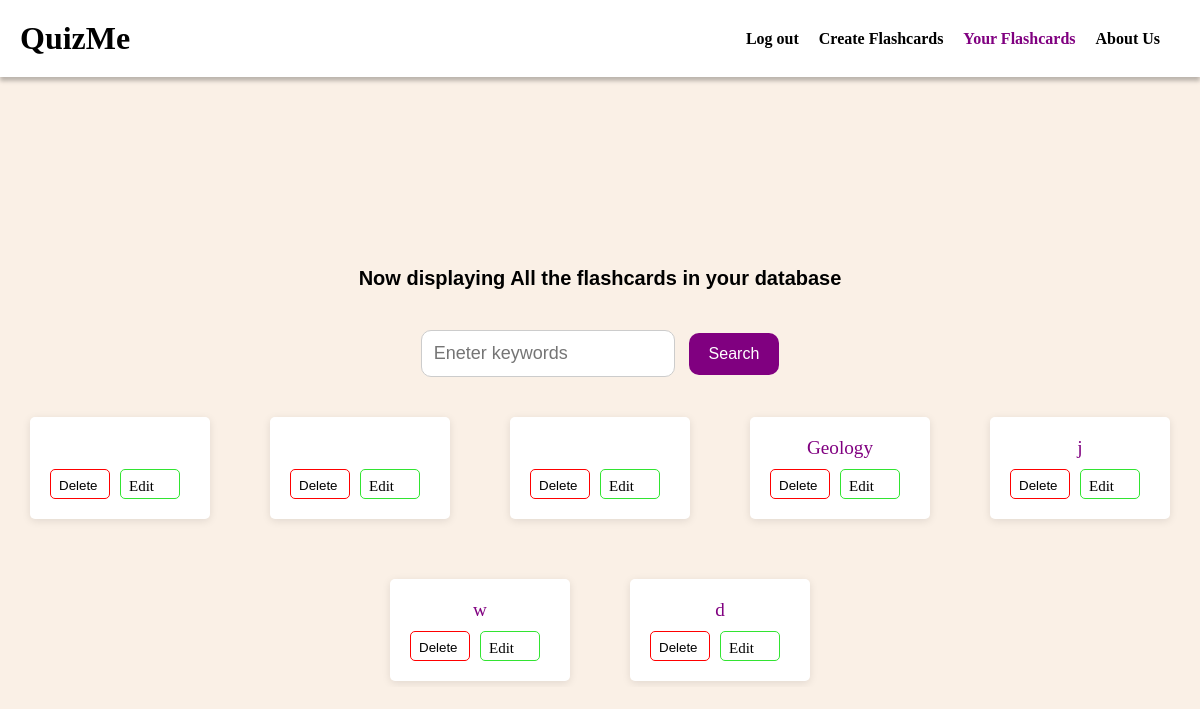
The page /your-flashcards (signed in) on the database as committed earlier.
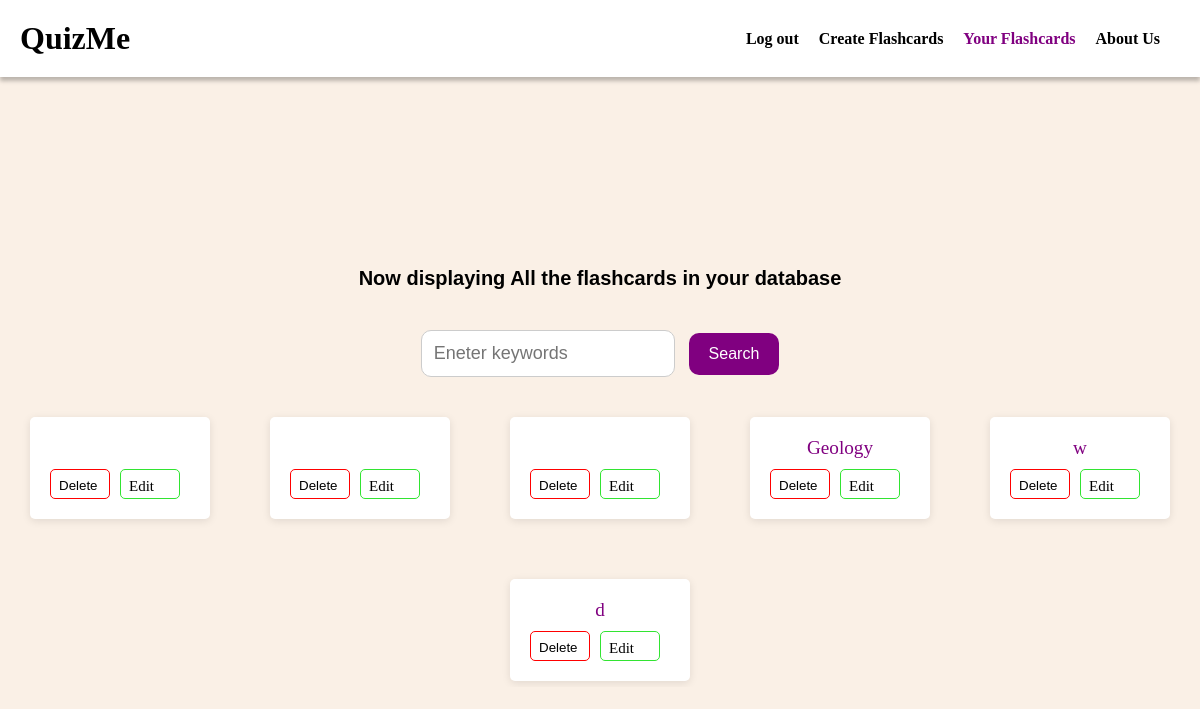
The same page on the database as committed later.
### run.py (models this page shows, shortened)
class FlashcardSet(db.Model):
    id = db.Column(db.Integer, primary_key=True)
    name = db.Column(db.String(100), nullable=False)
    user_id = db.Column(db.Integer, db.ForeignKey('user.id'), nullable=False)
    flashcards = db.relationship('Flashcard', backref='flashcard_set', lazy=True, cascade='all, delete-orphan')  # Add cascade option

### run.py (the view, shortened to what this page needs)
@app.route('/your-flashcards', methods=['GET', 'POST'])
def your_flashcards():
    if 'user_id' not in session:
        return render_template('login.html', error_message="Please log in to access your flashcards.")
    user_id = session['user_id']
    user = User.query.get(user_id)
    flashcard_sets = user.flashcards
    return render_template('your-flashcards.html', flashcard_sets=flashcard_sets)

### templates/your-flashcards.html (shortened to what this page needs)
<!DOCTYPE html>
<html lang="en">
<head>
  <link rel="stylesheet" href="{{ url_for('static', filename='style.css') }}">
</head>
<body>
  <header>
    <div class="logo-container">
      <h1><b>QuizMe</b></h1>
    </div>
    <nav>
      <ul>
        <li><a href="{{ url_for('index') }}">Log out</a></li>
        <li><a href="{{ url_for('get_started') }}">Create Flashcards</a></li>
        <li><a href="{{ url_for('your_flashcards') }}" class="active">Your Flashcards</a></li>
        <li><a href="{{ url_for('about_us') }}">About Us</a></li>
      </ul>
    </nav>
  </header>
  <section class="hero">
    <h1 class="subtitle">Now displaying All the flashcards in your database</h1>
    <form id="searchForm" action="{{ url_for('search_flashcard_sets') }}" method="POST">
      <input type="text" id = "search" name="search_keywords" placeholder="Eneter keywords">
      <button type="submit" id="login-button">Search</button>
    </form>
  <div class="flashcard-list-container">
    <div class="flashcard-list">
      {% if flashcard_sets %}
        {% for flashcard_set in flashcard_sets %}
          <div class="flashcard-set-card">
              <a href="{{ url_for('single_flashcard', flashcard_set_name=flashcard_set.name) }}">{{ flashcard_set.name }}</a>
              <div class="side">
              <button class="delete_button" onclick="deleteFlashcardSet('{{ flashcard_set.name }}')">Delete</button>
              <a href="{{ url_for('edit_flashcard_set', flashcard_set_name=flashcard_set.name) }}" class="edit-button"><p id = "edit"> Edit </p></a>
            </div>
          </div>
        {% endfor %}
      {% else %}
        <p id = "subtitle">No matching flashcard set was found</p>
      {% endif %}
    </div>
  </div>
  </section>
</body>
</html>

### static/style.css (style rules this page uses)
* { box-sizing: border-box; margin: 0; padding: 0; }
body { font-family: popping; background-color: linen; overflow-y: scroll; flex-direction: row; color: black; }
header { display: flex; align-items: center; justify-content: space-between; padding: 20px; background-color: white; box-shadow: 0px 4px 4px #00000040; width: 100%; }
h1 { color: black; }
nav ul { list-style: none; display: flex; }
nav ul li { margin-right: 20px; }
nav ul li a { text-decoration: none; color: black; font-weight: bold; }
nav ul li a.active { color: purple; }
.hero { text-align: center; padding: 100px 0; height: 100vh; display: flex; flex-direction: column; justify-content: center; align-items: center; }
.hero h1 { color: black; font-size: 36px; font-weight: bold; margin-bottom: 20px; }
.hero .subtitle { color: black; font-size: 20px; margin-bottom: 40px; font-family: Verdana, Geneva, Tahoma, sans-serif; }

### templates/your-flashcards.html (style rules this page uses)
.flashcard-set-card { background-color: white; border-radius: 5px; margin: 20px; padding: 20px; box-shadow: 0 2px 9px rgba(0, 0, 0, 0.1); display: inline-flex; flex-direction: column; justify-content: space-between; min-width: 20px; position: relative; }
.flashcard-list { display: flex; flex-wrap: wrap; justify-content: center; gap: 20px; margin: 10px; }
.flashcard-set-card a { color: purple; font-size: larger; text-decoration: none; }
#login-button { background-color: purple; color: #fff; border: none; border-radius: 10px; padding: 12px 20px; margin-left: 10px; font-size: 16px; cursor: pointer; }
#search { width: 70%; font-size: 18px; padding: 12px; border: 1px solid #ccc; border-radius: 10px; transition: border-color 0.3s ease; margin-bottom: 10px; }
.flashcard-set-card .delete_button { background-color: white; border: 1px solid red; color: black; width: 60px; height: 30px; border-radius: 5px; padding: 8px 8px; margin-top: 10px; margin-right: 10px; cursor: pointer; }
.flashcard-list-container { height: 300px; overflow: auto; }
#edit { font-size: 15px; }
.flashcard-set-card .edit-button { background-color: white; color: black; border: 1px solid rgb(50, 228, 50); border-radius: 5px; width: 60px; height: 30px; padding: 8px 8px; margin-right: 10px; margin-top: 10px; cursor: pointer; }
.side { display: flex; }
.side .edit-button { display: flex; align-items: right; }
.side .delete_button { display: flex; align-items: left; }

Rows that differ between the two databases and show on the page:
removed FlashcardSet: name "j"
